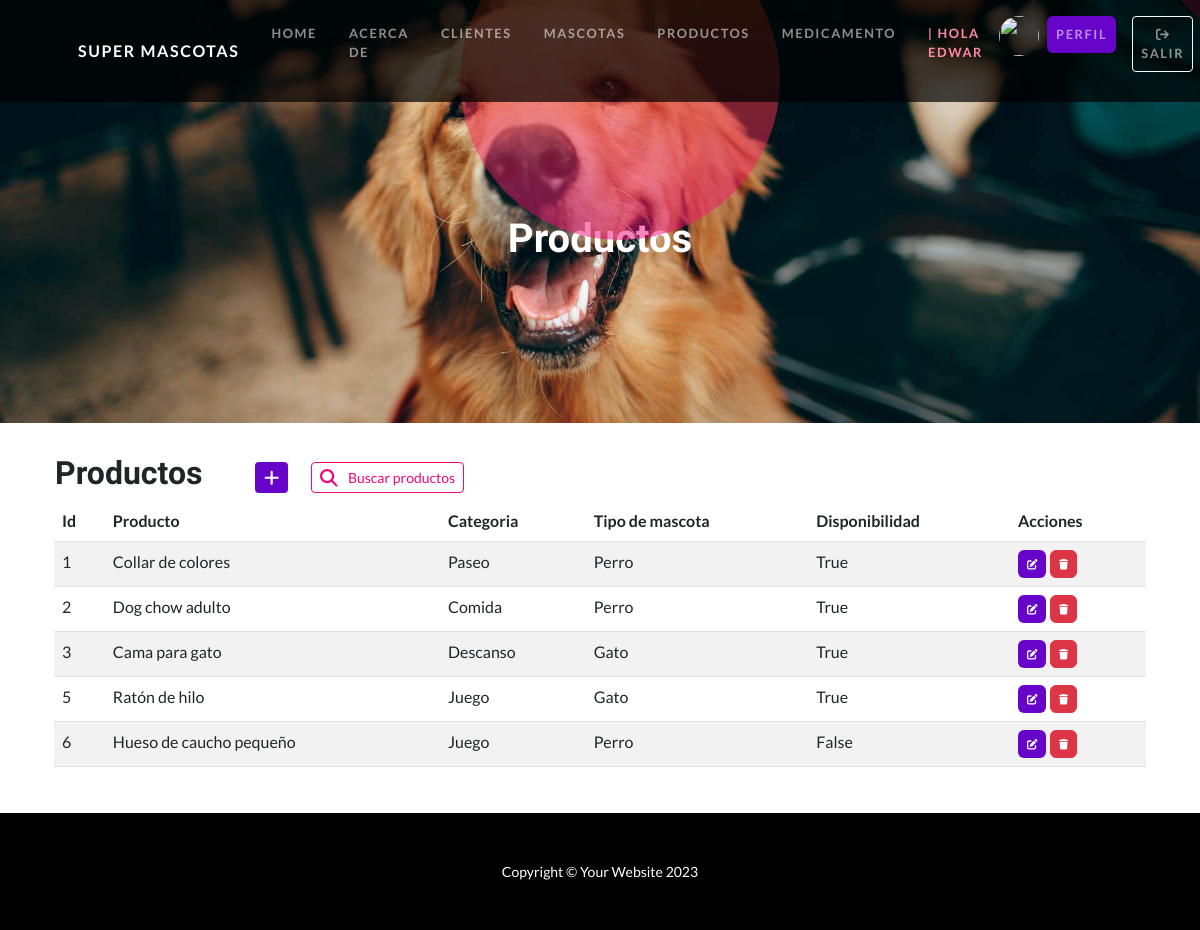
Before: /apptienda/productos/ (signed in) with the older database file.
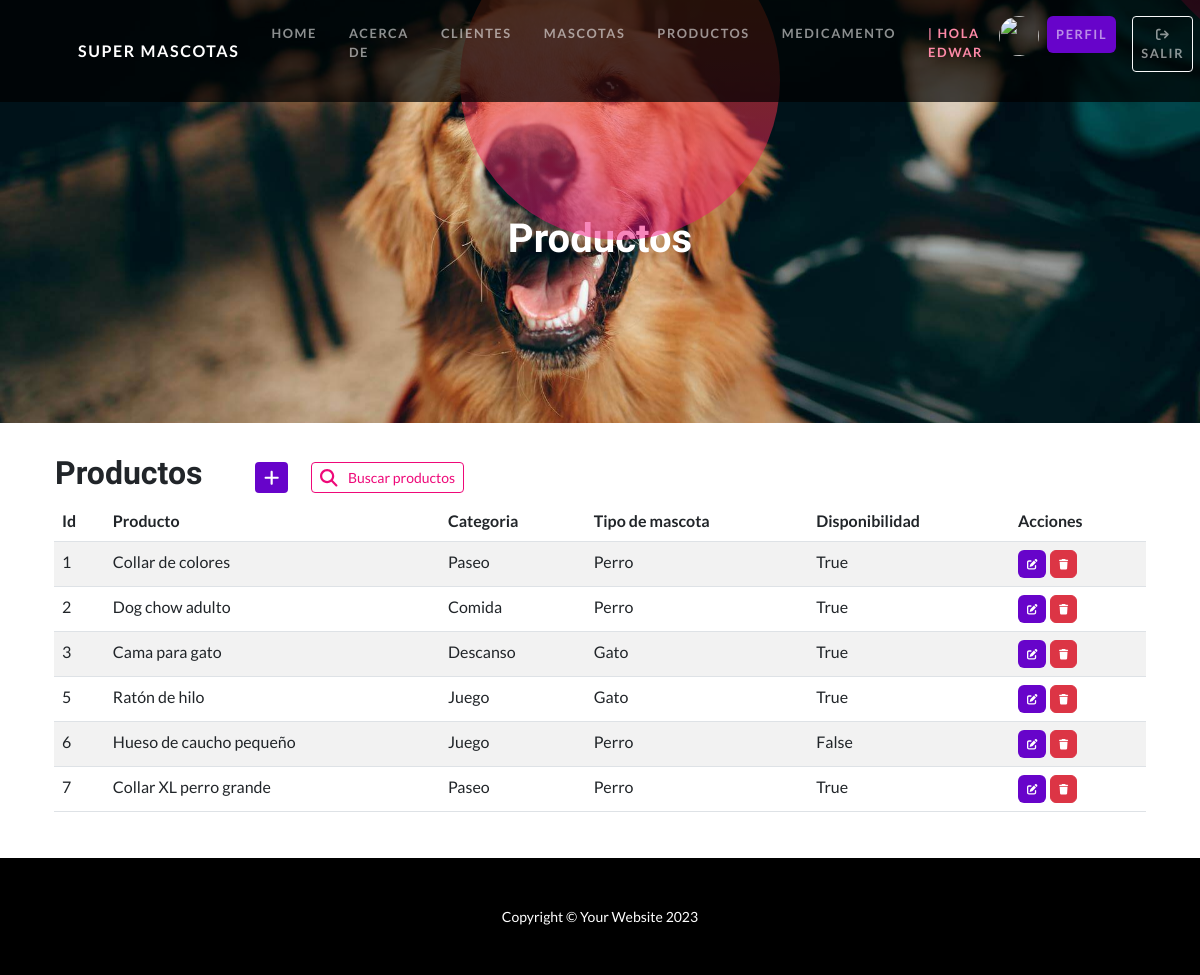
After: the same page with the newer database file.
### apptienda/models.py (models this page shows, shortened)
class Producto(models.Model):
    nombre_producto = models.CharField(max_length=50)
    categoria = models.CharField(max_length=50)
    tipo_de_animal =models.CharField(max_length=20, choices=[
        ('Perro', 'Perro'),
        ('Gato', 'Gato'),
    ])
    disponibilidad= models.BooleanField()

### apptienda/views.py (the view)
# urls.py: path('productos/', ProductosList.as_view(), name='productos'),
class ProductosList(LoginRequiredMixin,ListView):
    model=Producto

### apptienda/templates/apptienda/producto_list.html
{% extends 'apptienda/home.html' %}
{% block title %}
    <h1 class="masthead-heading mb-0">Productos</h1>
{% endblock title %}
{% block contenido %}
<table>
    <tr>
        <td width="200"><h2>Productos</h2></td>
        <td>
            <a
            href="{% url 'producto_create' %}"
            class="btn btn-primary btn-sm"
            style="margin-right:20px"
            ><i class="fa fa-plus fa-lg" title="Crear"> </i>
            </a>
            <a
            href="{% url 'buscar' %}"
            class="btn btn-outline-primary btn-sm"
            ><i class="fa fa-search fa-lg" title="Buscar" style="padding-right:10px"></i>Buscar productos
            </a>
        </td>
    </tr>
</table>
    <table class="table table-striped">
        <thead>
            <tr>
                <th>Id</th>
                <th>Producto</th>
                <th>Categoria</th>
                <th>Tipo de mascota</th>
                <th>Disponibilidad</th>
                <th>Acciones</th>
            </tr>
        </thead>
        <tbody>
            {% for p in producto_list %}
                <tr>
                    <td>{{p.id}}</td>
                    <td>{{p.nombre_producto}}</td>
                    <td>{{p.categoria}}</td>
                    <td>{{p.tipo_de_animal}}</td>
                    <td>{{p.disponibilidad}}</td>
                    <td>
                        <a
                          href="{% url 'producto_update' p.id %}"
                          class="btn btn-primary"
                          style="--bs-btn-padding-y: .25rem; --bs-btn-padding-x: .5rem; --bs-btn-font-size: .75rem;"
                          ><i class="fa fa-edit fa-sm" title="Edit Record"></i>
                        </a>
                        <a
                          href="{% url 'producto_delete' p.id %}"
                          class="btn btn-danger"
                          style="--bs-btn-padding-y: .25rem; --bs-btn-padding-x: .5rem; --bs-btn-font-size: .75rem;"
                          ><i class="fa fa-trash fa-sm" title="Delete Record"></i>
                        </a>
                      </td>
                </tr>
            {% endfor %}
        </tbody>
    </table>
{% endblock contenido %}

Changed rows visible on the page:
added Producto: id "7", nombre_producto "Collar XL perro grande", categoria "Paseo", tipo_de_animal "Perro", disponibilidad "True"
